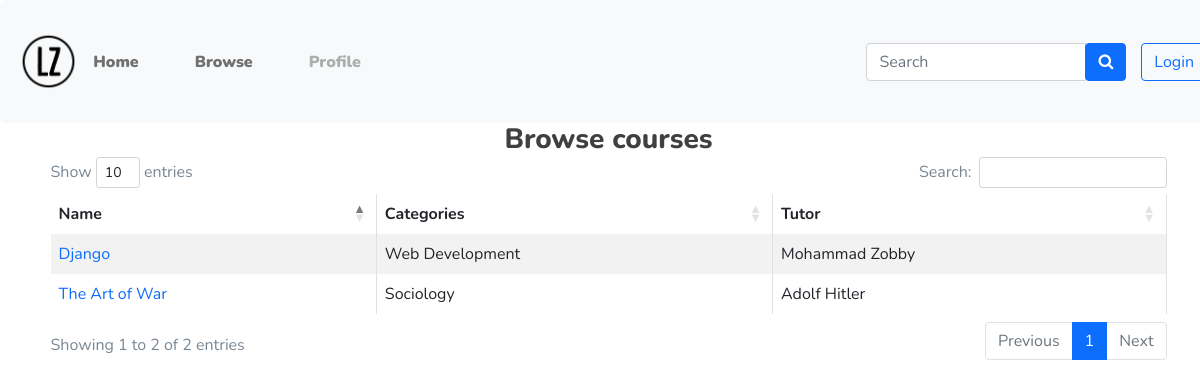
The page /browse/ on the database its author committed.
### main/models.py (models this page shows, shortened)
class Course(models.Model):
    name = models.CharField(max_length=100)
    uploaded_by = models.ForeignKey(Teacher, on_delete=models.CASCADE)
    description = models.TextField(max_length=1000)
    category = models.ForeignKey(Categories, on_delete=models.SET_NULL, null=True)
    price = models.FloatField(default=0.0)
    approved = models.BooleanField(default=False)
    approval_message = models.CharField(max_length=200, null=True, blank=True)
    @staticmethod
    def get_all_categories():
        return Course.objects.values_list('category', flat=True).distinct()

class Categories(models.Model):
    name = models.CharField(max_length=20)
    def __str__(self):
        return self.name

class Teacher(models.Model):
    user = models.OneToOneField(User, on_delete=models.CASCADE)
    cv = models.FileField(upload_to='cvs/')
    bio = models.CharField(null=True, max_length=100, blank=True)
    address = models.CharField(max_length=200, blank=True)
    photo = models.FileField(null=True, blank=True)
    phone = models.CharField(null=True, max_length=20, blank=True)
    approved = models.BooleanField(default=False)
    def __str__(self):
        return self.user.first_name + " " + self.user.last_name

class User(AbstractUser):
  USER_TYPE_CHOICES = (
      (1, 'student'),
      (2, 'teacher'),
      (3, 'admin'),
  )
  user_type = models.PositiveSmallIntegerField(choices=USER_TYPE_CHOICES, default=3)

### main/views.py (the view)
# urls.py: path('browse/', views.browse, name='browse'),
def browse(request):
    context = {
        'courses' : models.Course.objects.all(),
        'categories': models.Course.get_all_categories(),
        'teachers': models.Teacher.objects.all()
    }
    return render(request, 'browse.html', context)

### main/templates/browse.html (shortened to what this page needs)
{% extends './base.html'%}
{% load tags %}
{% block content %}
<h3 class="text-center">Browse courses</h3>
<div class="container mx-10">
<table id="example" class="table table-striped table-bordered">
    <thead>
        <tr>
            <th>Name</th>
            <th>Categories</th>
            <th>Tutor</th>
        </tr>
    </thead>
    <tbody>
        {% for course in courses %}
        {% if course.approved %}
        <tr>
            <td><a class="text-decoration-none" href="{% url 'course_details' course.id %}">{{course.name}}</a></td>
            <td>{{course.category}}</td>
            <td>{{course.uploaded_by}}</td>
        </tr>
        {% endif %}
        {% endfor %}
    </tbody>
</table>
</div>
{% endblock %}

### main/static/css/style.css (style rules this page uses)
body { font-family: "Nunito", sans-serif; font-weight: normal; font-style: normal; color: #798795; overflow-X: hidden; }
* { margin: 0; padding: 0; -webkit-box-sizing: border-box; -moz-box-sizing: border-box; box-sizing: border-box; }
i, span, a { display: inline-block; }
h1, h2, h3, h4, h5, h6 { font-family: "Nunito", sans-serif; font-weight: 800; color: #404040; margin: 0px; }
h3 { font-size: 28px; }

### rows shown on the page
Course: name "Django", category "Web Development", uploaded_by "Mohammad Zobby"
Course: name "The Art of War", category "Sociology", uploaded_by "Adolf Hitler"
